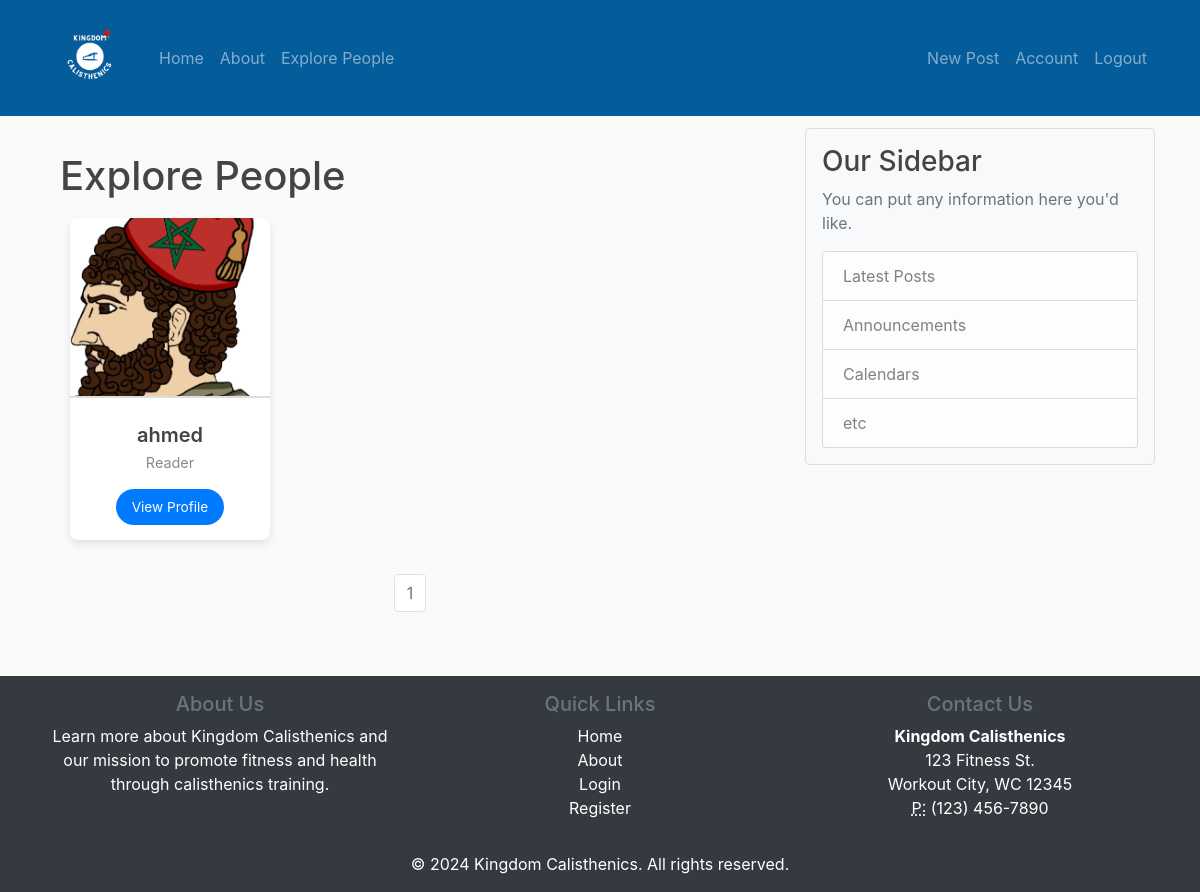
Screenshot of /explore_people (signed in) with the database file from the repository.
### CalisthenicsBlog/models.py (models this page shows, shortened)
class User(db.Model, UserMixin):
    id = db.Column(db.Integer, primary_key=True)
    username = db.Column(db.String(20), unique=True, nullable=False)
    email = db.Column(db.String(120), unique=True, nullable=False)
    image_file = db.Column(db.String(20), nullable=False, default='default.png')
    password = db.Column(db.String(60), nullable=False)
    role = db.Column(db.String(10), nullable=False, default='reader')
    posts = db.relationship('Post', backref='author', lazy=True)
    is_writer_applicant = db.Column(db.Boolean, default=False)  # True if user has applied to be a writer

### CalisthenicsBlog/routes.py (the view)
@app.route("/explore_people")
@login_required
def explore_people():
    page = request.args.get('page', 1, type=int)
    users = User.query.filter(User.id != current_user.id).paginate(page=page, per_page=5)
    return render_template('explore_people.html', users=users)

### CalisthenicsBlog/models.py (called while the page is built)
@login_manager.user_loader
def load_user(user_id):
    return User.query.get(int(user_id))

### CalisthenicsBlog/templates/explore_people.html (shortened to what this page needs)
{% extends "layout.html" %}
{% block content %}
    <div class="container mt-4">
        <h1>Explore People</h1>
        <div class="row">
            {% for user in users.items %}
                <div class="col-md-4">
                    {% include "user_card.html" %}
                </div>
            {% endfor %}
        </div>
        <div class="d-flex justify-content-center mt-4">
            <ul class="pagination">
                <li class="page-item disabled"><span class="page-link">{{ users.page }}</span></li>
            </ul>
        </div>
    </div>
{% endblock %}

### CalisthenicsBlog/templates/user_card.html (shortened to what this page needs)
<div class="user-card">
    <div class="user-card-image">
        <img src="{{ url_for('static', filename='profile_pics/' + user.image_file) }}" alt="Profile Picture">
    </div>
    <div class="user-card-content">
        <h3 class="user-card-name">{{ user.username }}</h3>
        <p class="user-card-role">{{ user.role.capitalize() }}</p>
        <a href="{{ url_for('user_profile', user_id=user.id) }}" class="user-card-button">View Profile</a>
    </div>
</div>

### CalisthenicsBlog/static/main.css (style rules this page uses)
body { background: #fafafa; color: #333333; margin-top: 5rem; }
h1, h2, h3, h4, h5, h6 { color: #444444; }

### CalisthenicsBlog/static/css/user.css (style rules this page uses)
.user-card { background-color: #fff; border-radius: 8px; box-shadow: 0 4px 8px rgba(0, 0, 0, 0.1); overflow: hidden; text-align: center; transition: transform 0.2s ease, box-shadow 0.2s ease; width: 200px; margin: 10px; }
.user-card-image img { width: 100%; height: 180px; object-fit: cover; border-bottom: 2px solid #ddd; }
.user-card-content { padding: 15px; }
.user-card-name { font-size: 1.25em; font-weight: 600; margin: 10px 0 5px; }
.user-card-role { font-size: 0.9em; color: #888; margin-bottom: 15px; }
.user-card-button { display: inline-block; padding: 8px 16px; color: #fff; background-color: #007bff; border-radius: 20px; text-decoration: none; font-size: 0.85em; transition: background-color 0.2s ease; }

### rows the page displays
User: image_file (placeholder picture), username "ahmed", role "Reader"

### other values shown
{{ users.page }} "1"
